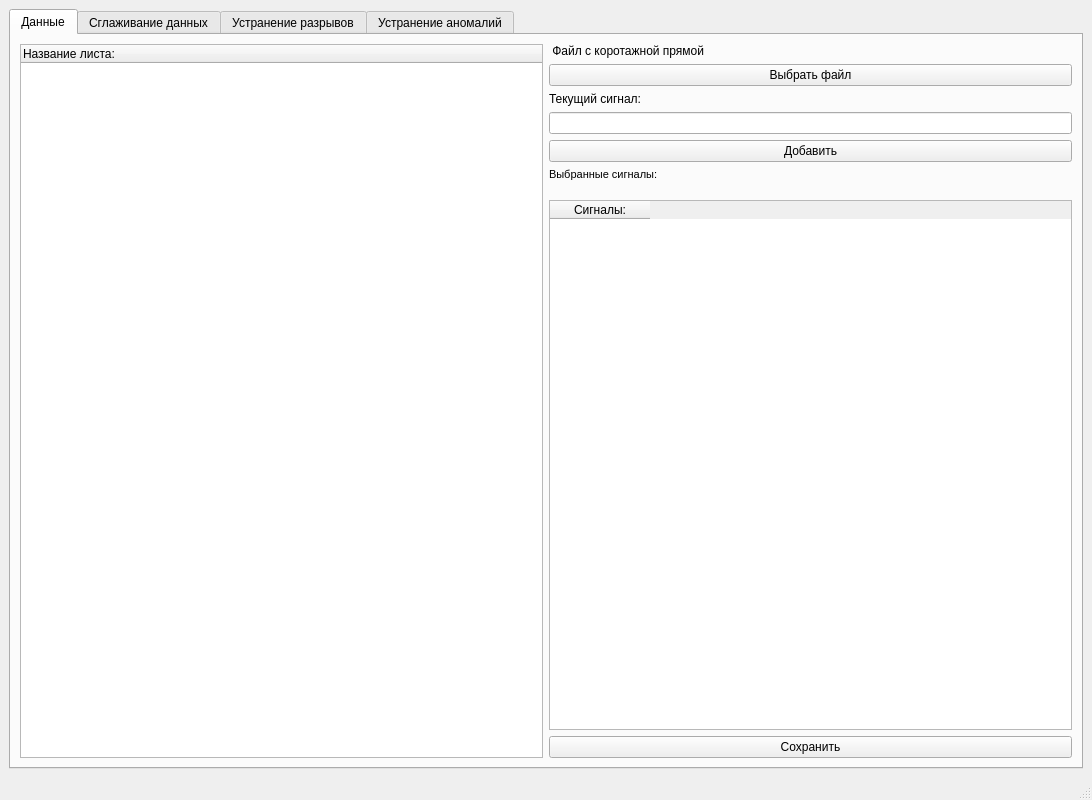
<?xml version="1.0" encoding="UTF-8"?>
<ui version="4.0">
 <class>MainWindow</class>
 <widget class="QMainWindow" name="MainWindow">
  <property name="geometry">
   <rect>
    <x>0</x>
    <y>0</y>
    <width>1092</width>
    <height>800</height>
   </rect>
  </property>
  <property name="windowTitle">
   <string>MainWindow</string>
  </property>
  <widget class="QWidget" name="centralwidget">
   <layout class="QGridLayout" name="gridLayout_2">
    <item row="0" column="0">
     <layout class="QGridLayout" name="gridLayout">
      <property name="sizeConstraint">
       <enum>QLayout::SetDefaultConstraint</enum>
      </property>
      <item row="0" column="0">
       <widget class="QTabWidget" name="tabWidget">
        <property name="currentIndex">
         <number>0</number>
        </property>
        <widget class="QWidget" name="tab">
         <attribute name="title">
          <string>Данные</string>
         </attribute>
         <layout class="QGridLayout" name="gridLayout_4">
          <item row="0" column="0" rowspan="8">
           <widget class="QTreeWidget" name="list_signals">
            <column>
             <property name="text">
              <string>Название листа:</string>
             </property>
            </column>
           </widget>
          </item>
          <item row="0" column="1">
           <widget class="QLabel" name="label">
            <property name="text">
             <string> Файл с коротажной прямой</string>
            </property>
           </widget>
          </item>
          <item row="1" column="1">
           <widget class="QPushButton" name="open_dialog">
            <property name="text">
             <string>Выбрать файл</string>
            </property>
           </widget>
          </item>
          <item row="2" column="1">
           <widget class="QLabel" name="label_13">
            <property name="text">
             <string>Текущий сигнал:</string>
            </property>
           </widget>
          </item>
          <item row="3" column="1">
           <widget class="QLineEdit" name="signal_name"/>
          </item>
          <item row="4" column="1">
           <widget class="QPushButton" name="set_signal">
            <property name="text">
             <string>Добавить</string>
            </property>
           </widget>
          </item>
          <item row="5" column="1">
           <widget class="QLabel" name="label_14">
            <property name="text">
             <string>&lt;!DOCTYPE HTML PUBLIC &quot;-//W3C//DTD HTML 4.0//EN&quot; &quot;http://www.w3.org/TR/REC-html40/strict.dtd&quot;&gt;
&lt;html&gt;&lt;head&gt;&lt;meta name=&quot;qrichtext&quot; content=&quot;1&quot; /&gt;&lt;style type=&quot;text/css&quot;&gt;
p, li { white-space: pre-wrap; }
&lt;/style&gt;&lt;/head&gt;&lt;body style=&quot; font-family:'MS Shell Dlg 2'; font-size:8pt; font-weight:400; font-style:normal;&quot;&gt;
&lt;p style=&quot; margin-top:0px; margin-bottom:0px; margin-left:0px; margin-right:0px; -qt-block-indent:0; text-indent:0px;&quot;&gt;Выбранные сигналы:&lt;/p&gt;
&lt;p style=&quot;-qt-paragraph-type:empty; margin-top:0px; margin-bottom:0px; margin-left:0px; margin-right:0px; -qt-block-indent:0; text-indent:0px;&quot;&gt;&lt;br /&gt;&lt;/p&gt;&lt;/body&gt;&lt;/html&gt;</string>
            </property>
           </widget>
          </item>
          <item row="6" column="1">
           <widget class="QTableWidget" name="buffer_signals">
            <property name="defaultDropAction">
             <enum>Qt::IgnoreAction</enum>
            </property>
            <column>
             <property name="text">
              <string>Сигналы:</string>
             </property>
            </column>
           </widget>
          </item>
          <item row="7" column="1">
           <widget class="QPushButton" name="save_file">
            <property name="text">
             <string>Сохранить</string>
            </property>
           </widget>
          </item>
         </layout>
        </widget>
        <widget class="QWidget" name="tab_2">
         <attribute name="title">
          <string>Сглаживание данных</string>
         </attribute>
         <widget class="QWidget" name="">
          <property name="geometry">
           <rect>
            <x>10</x>
            <y>11</y>
            <width>720</width>
            <height>53</height>
           </rect>
          </property>
          <layout class="QGridLayout" name="gridLayout_3">
           <item row="0" column="0">
            <widget class="QLabel" name="label_2">
             <property name="text">
              <string>Метод сглаживание:</string>
             </property>
            </widget>
           </item>
           <item row="0" column="4">
            <widget class="QLabel" name="smoothing_window_widget">
             <property name="text">
              <string>Ширина окна:</string>
             </property>
            </widget>
           </item>
           <item row="0" column="5">
            <widget class="QLabel" name="smoothing_param_window">
             <property name="text">
              <string>Подбор параметра:</string>
             </property>
            </widget>
           </item>
           <item row="1" column="0">
            <widget class="QComboBox" name="list_filter_smoothing_widget">
             <item>
              <property name="text">
               <string>Метод скользящего среднего </string>
              </property>
             </item>
             <item>
              <property name="text">
               <string>Медианный фильтр </string>
              </property>
             </item>
             <item>
              <property name="text">
               <string>Экспонитационный фильтр</string>
              </property>
             </item>
            </widget>
           </item>
           <item row="1" column="1">
            <widget class="QPushButton" name="run_smoothing_widget">
             <property name="text">
              <string>Выполнить </string>
             </property>
            </widget>
           </item>
           <item row="1" column="2">
            <widget class="QPushButton" name="back_smoothing_widget">
             <property name="text">
              <string>Назад</string>
             </property>
            </widget>
           </item>
           <item row="1" column="3">
            <widget class="QPushButton" name="apply_smoothing_widget">
             <property name="text">
              <string>Применить</string>
             </property>
            </widget>
           </item>
           <item row="1" column="4">
            <widget class="QSpinBox" name="smoothing_window_value_widget">
             <property name="maximum">
              <number>1000</number>
             </property>
             <property name="value">
              <number>0</number>
             </property>
             <property name="displayIntegerBase">
              <number>10</number>
             </property>
            </widget>
           </item>
           <item row="1" column="5">
            <widget class="QDoubleSpinBox" name="smoothing_param_value_widget">
             <property name="maximum">
              <double>1.000000000000000</double>
             </property>
             <property name="singleStep">
              <double>0.010000000000000</double>
             </property>
            </widget>
           </item>
          </layout>
         </widget>
         <widget class="QWidget" name="smoothing_widget" native="true">
          <property name="geometry">
           <rect>
            <x>11</x>
            <y>90</y>
            <width>1040</width>
            <height>621</height>
           </rect>
          </property>
         </widget>
        </widget>
        <widget class="QWidget" name="tab_4">
         <attribute name="title">
          <string>Устранение разрывов</string>
         </attribute>
         <layout class="QGridLayout" name="gridLayout_6">
          <item row="0" column="3">
           <widget class="QPushButton" name="pushButton_9">
            <property name="text">
             <string>Нет </string>
            </property>
           </widget>
          </item>
          <item row="0" column="1">
           <widget class="QPushButton" name="pushButton_2">
            <property name="text">
             <string>Да</string>
            </property>
           </widget>
          </item>
          <item row="1" column="4">
           <widget class="QPushButton" name="pushButton_5">
            <property name="text">
             <string>Выполнить </string>
            </property>
           </widget>
          </item>
          <item row="0" column="0">
           <widget class="QLabel" name="label_3">
            <property name="text">
             <string>Показать разрывы:</string>
            </property>
           </widget>
          </item>
          <item row="1" column="5">
           <widget class="QPushButton" name="pushButton_11">
            <property name="text">
             <string>Назад</string>
            </property>
           </widget>
          </item>
          <item row="1" column="6">
           <widget class="QPushButton" name="pushButton_28">
            <property name="text">
             <string>Применить</string>
            </property>
           </widget>
          </item>
          <item row="1" column="0">
           <widget class="QLabel" name="label_6">
            <property name="text">
             <string>Метод востановление:</string>
            </property>
           </widget>
          </item>
          <item row="1" column="2">
           <widget class="QComboBox" name="comboBox_2"/>
          </item>
          <item row="2" column="0" colspan="7">
           <widget class="QWidget" name="eliminating_gaps_widget" native="true"/>
          </item>
         </layout>
         <zorder>label_6</zorder>
         <zorder>comboBox_2</zorder>
         <zorder>pushButton_5</zorder>
         <zorder>label_3</zorder>
         <zorder>pushButton_2</zorder>
         <zorder>pushButton_9</zorder>
         <zorder>pushButton_11</zorder>
         <zorder>pushButton_28</zorder>
         <zorder>eliminating_gaps_widget</zorder>
        </widget>
        <widget class="QWidget" name="tab_3">
         <attribute name="title">
          <string>Устранение аномалий</string>
         </attribute>
         <layout class="QGridLayout" name="gridLayout_5">
          <item row="0" column="0">
           <widget class="QLabel" name="label_5">
            <property name="text">
             <string>Метод  поиска аномалий:</string>
            </property>
           </widget>
          </item>
          <item row="0" column="1">
           <widget class="QComboBox" name="comboBox_3">
            <item>
             <property name="text">
              <string>Скользящего среднего</string>
             </property>
            </item>
           </widget>
          </item>
          <item row="0" column="2">
           <widget class="QPushButton" name="pushButton_7">
            <property name="text">
             <string>Выполнить </string>
            </property>
           </widget>
          </item>
          <item row="0" column="3">
           <widget class="QPushButton" name="pushButton_12">
            <property name="text">
             <string>Назад</string>
            </property>
           </widget>
          </item>
          <item row="0" column="4">
           <widget class="QPushButton" name="pushButton_25">
            <property name="text">
             <string>Применить</string>
            </property>
           </widget>
          </item>
          <item row="1" column="0" colspan="5">
           <widget class="QWidget" name="widget_3" native="true">
            <widget class="QTabWidget" name="tabWidget_2">
             <property name="geometry">
              <rect>
               <x>-20</x>
               <y>-100</y>
               <width>1074</width>
               <height>751</height>
              </rect>
             </property>
             <property name="currentIndex">
              <number>3</number>
             </property>
             <widget class="QWidget" name="tab_5">
              <attribute name="title">
               <string>Данные</string>
              </attribute>
              <widget class="QLabel" name="label_7">
               <property name="geometry">
                <rect>
                 <x>0</x>
                 <y>0</y>
                 <width>167</width>
                 <height>28</height>
                </rect>
               </property>
               <property name="text">
                <string> Файл с коротажной прямой</string>
               </property>
              </widget>
              <widget class="QLineEdit" name="lineEdit_3">
               <property name="geometry">
                <rect>
                 <x>0</x>
                 <y>20</y>
                 <width>820</width>
                 <height>22</height>
                </rect>
               </property>
              </widget>
              <widget class="QPushButton" name="pushButton_13">
               <property name="geometry">
                <rect>
                 <x>820</x>
                 <y>20</y>
                 <width>94</width>
                 <height>28</height>
                </rect>
               </property>
               <property name="text">
                <string>Выбрать файл</string>
               </property>
              </widget>
              <widget class="QTreeWidget" name="treeWidget_2">
               <property name="geometry">
                <rect>
                 <x>10</x>
                 <y>60</y>
                 <width>801</width>
                 <height>641</height>
                </rect>
               </property>
               <column>
                <property name="text">
                 <string>Название листа:</string>
                </property>
               </column>
               <item>
                <property name="text">
                 <string>eqweq</string>
                </property>
                <item>
                 <property name="text">
                  <string>New Subitem</string>
                 </property>
                </item>
               </item>
              </widget>
              <widget class="QLineEdit" name="lineEdit_4">
               <property name="geometry">
                <rect>
                 <x>820</x>
                 <y>60</y>
                 <width>113</width>
                 <height>22</height>
                </rect>
               </property>
              </widget>
              <widget class="QPushButton" name="pushButton_14">
               <property name="geometry">
                <rect>
                 <x>950</x>
                 <y>60</y>
                 <width>101</width>
                 <height>28</height>
                </rect>
               </property>
               <property name="text">
                <string>Выбрать сигнал</string>
               </property>
              </widget>
             </widget>
             <widget class="QWidget" name="tab_6">
              <attribute name="title">
               <string>Сглаживание данных</string>
              </attribute>
              <widget class="QComboBox" name="comboBox_4">
               <property name="geometry">
                <rect>
                 <x>170</x>
                 <y>30</y>
                 <width>73</width>
                 <height>22</height>
                </rect>
               </property>
              </widget>
              <widget class="QLabel" name="label_8">
               <property name="geometry">
                <rect>
                 <x>30</x>
                 <y>30</y>
                 <width>131</width>
                 <height>16</height>
                </rect>
               </property>
               <property name="text">
                <string>Метод сглаживание:</string>
               </property>
              </widget>
              <widget class="QPushButton" name="pushButton_15">
               <property name="geometry">
                <rect>
                 <x>250</x>
                 <y>30</y>
                 <width>93</width>
                 <height>28</height>
                </rect>
               </property>
               <property name="text">
                <string>Выполнить </string>
               </property>
              </widget>
              <widget class="QWidget" name="widget_4" native="true">
               <property name="geometry">
                <rect>
                 <x>40</x>
                 <y>100</y>
                 <width>1001</width>
                 <height>561</height>
                </rect>
               </property>
              </widget>
              <widget class="QPushButton" name="pushButton_16">
               <property name="geometry">
                <rect>
                 <x>350</x>
                 <y>30</y>
                 <width>93</width>
                 <height>28</height>
                </rect>
               </property>
               <property name="text">
                <string>Назад</string>
               </property>
              </widget>
             </widget>
             <widget class="QWidget" name="tab_7">
              <attribute name="title">
               <string>Устранение разрывов</string>
              </attribute>
              <widget class="QLabel" name="label_9">
               <property name="geometry">
                <rect>
                 <x>20</x>
                 <y>10</y>
                 <width>121</width>
                 <height>16</height>
                </rect>
               </property>
               <property name="text">
                <string>Выделить разрывы</string>
               </property>
              </widget>
              <widget class="QLabel" name="label_10">
               <property name="geometry">
                <rect>
                 <x>20</x>
                 <y>40</y>
                 <width>121</width>
                 <height>16</height>
                </rect>
               </property>
               <property name="text">
                <string>Устранить разрывы</string>
               </property>
              </widget>
              <widget class="QPushButton" name="pushButton_17">
               <property name="geometry">
                <rect>
                 <x>140</x>
                 <y>10</y>
                 <width>93</width>
                 <height>28</height>
                </rect>
               </property>
               <property name="text">
                <string>Выполнить </string>
               </property>
              </widget>
              <widget class="QPushButton" name="pushButton_18">
               <property name="geometry">
                <rect>
                 <x>140</x>
                 <y>40</y>
                 <width>93</width>
                 <height>28</height>
                </rect>
               </property>
               <property name="text">
                <string>Выполнить </string>
               </property>
              </widget>
              <widget class="QLabel" name="label_11">
               <property name="geometry">
                <rect>
                 <x>20</x>
                 <y>80</y>
                 <width>141</width>
                 <height>16</height>
                </rect>
               </property>
               <property name="text">
                <string>Метод востановление:</string>
               </property>
              </widget>
              <widget class="QComboBox" name="comboBox_5">
               <property name="geometry">
                <rect>
                 <x>160</x>
                 <y>80</y>
                 <width>73</width>
                 <height>22</height>
                </rect>
               </property>
              </widget>
              <widget class="QPushButton" name="pushButton_19">
               <property name="geometry">
                <rect>
                 <x>250</x>
                 <y>80</y>
                 <width>93</width>
                 <height>28</height>
                </rect>
               </property>
               <property name="text">
                <string>Выполнить </string>
               </property>
              </widget>
              <widget class="QWidget" name="widget_5" native="true">
               <property name="geometry">
                <rect>
                 <x>39</x>
                 <y>129</y>
                 <width>1001</width>
                 <height>561</height>
                </rect>
               </property>
              </widget>
              <widget class="QPushButton" name="pushButton_20">
               <property name="geometry">
                <rect>
                 <x>240</x>
                 <y>10</y>
                 <width>93</width>
                 <height>28</height>
                </rect>
               </property>
               <property name="text">
                <string>Назад</string>
               </property>
              </widget>
              <widget class="QPushButton" name="pushButton_21">
               <property name="geometry">
                <rect>
                 <x>240</x>
                 <y>40</y>
                 <width>93</width>
                 <height>28</height>
                </rect>
               </property>
               <property name="text">
                <string>Назад</string>
               </property>
              </widget>
              <widget class="QPushButton" name="pushButton_22">
               <property name="geometry">
                <rect>
                 <x>350</x>
                 <y>80</y>
                 <width>93</width>
                 <height>28</height>
                </rect>
               </property>
               <property name="text">
                <string>Назад</string>
               </property>
              </widget>
             </widget>
             <widget class="QWidget" name="tab_8">
              <attribute name="title">
               <string>Устранение аномалий</string>
              </attribute>
              <widget class="QLabel" name="label_12">
               <property name="geometry">
                <rect>
                 <x>10</x>
                 <y>20</y>
                 <width>161</width>
                 <height>16</height>
                </rect>
               </property>
               <property name="text">
                <string>Метод  поиска аномалий:</string>
               </property>
              </widget>
              <widget class="QComboBox" name="comboBox_6">
               <property name="geometry">
                <rect>
                 <x>170</x>
                 <y>20</y>
                 <width>171</width>
                 <height>22</height>
                </rect>
               </property>
               <item>
                <property name="text">
                 <string>Скользящего среднего</string>
                </property>
               </item>
              </widget>
              <widget class="QPushButton" name="pushButton_23">
               <property name="geometry">
                <rect>
                 <x>350</x>
                 <y>20</y>
                 <width>93</width>
                 <height>28</height>
                </rect>
               </property>
               <property name="text">
                <string>Выполнить </string>
               </property>
              </widget>
              <widget class="QPushButton" name="pushButton_24">
               <property name="geometry">
                <rect>
                 <x>450</x>
                 <y>20</y>
                 <width>93</width>
                 <height>28</height>
                </rect>
               </property>
               <property name="text">
                <string>Назад</string>
               </property>
              </widget>
              <widget class="QWidget" name="anomaly_search_widget" native="true">
               <property name="geometry">
                <rect>
                 <x>20</x>
                 <y>80</y>
                 <width>1001</width>
                 <height>601</height>
                </rect>
               </property>
              </widget>
             </widget>
            </widget>
           </widget>
          </item>
         </layout>
        </widget>
       </widget>
      </item>
     </layout>
    </item>
   </layout>
  </widget>
  <widget class="QStatusBar" name="statusbar"/>
 </widget>
 <resources/>
 <connections/>
</ui>
